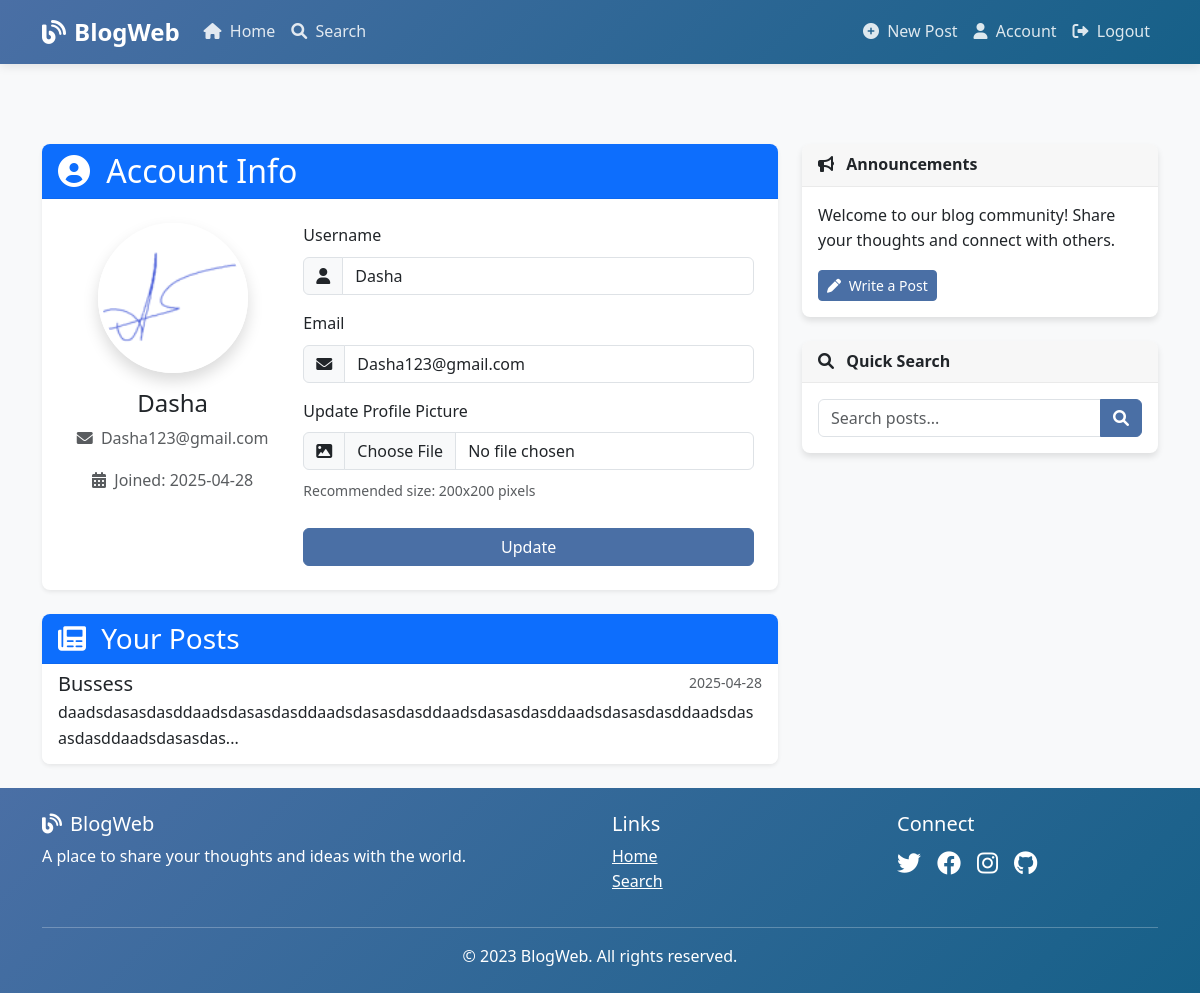
Page /account (signed in) on the committed database.
### app/models/user.py (models this page shows, shortened)
class User(db.Model, UserMixin):
    id = db.Column(db.Integer, primary_key=True)
    username = db.Column(db.String(20), unique=True, nullable=False)
    email = db.Column(db.String(120), unique=True, nullable=False)
    password_hash = db.Column(db.String(128), nullable=False)
    profile_image = db.Column(db.String(20), nullable=False, default='default.jpg')
    created_at = db.Column(db.DateTime, nullable=False, default=datetime.utcnow)
    posts = db.relationship('Post', backref='author', lazy=True)

### app/models/post.py (models this page shows, shortened)
class Post(db.Model):
    id = db.Column(db.Integer, primary_key=True)
    title = db.Column(db.String(100), nullable=False)
    content = db.Column(db.Text, nullable=False)
    image_file = db.Column(db.String(20))
    created_at = db.Column(db.DateTime, nullable=False, default=datetime.utcnow)
    user_id = db.Column(db.Integer, db.ForeignKey('user.id'), nullable=False)
    sentiment_pos = db.Column(db.Float, default=0.0)
    sentiment_neg = db.Column(db.Float, default=0.0)
    sentiment_neu = db.Column(db.Float, default=0.0)
    sentiment_compound = db.Column(db.Float, default=0.0)

### app/controllers/auth.py (the view)
@auth_bp.route('/account', methods=['GET', 'POST'])
@login_required
def account():
    form = UpdateAccountForm(current_user.username, current_user.email)
    if form.validate_on_submit():
        if form.picture.data:
            picture_file = save_picture(form.picture.data)
            current_user.profile_image = picture_file
        current_user.username = form.username.data
        current_user.email = form.email.data
        try:
            db.session.commit()
            flash('Your account has been updated!', 'success')
            return redirect(url_for('auth.account'))
        except Exception as e:
            db.session.rollback()
            flash(f'Error updating account: {str(e)}', 'danger')
    elif request.method == 'GET':
        form.username.data = current_user.username
        form.email.data = current_user.email
    image_file = url_for('static', filename='uploads/' + current_user.profile_image)
    return render_template('auth/account.html', title='Account',
                           image_file=image_file, form=form)

### app/forms/auth_forms.py (shortened to what this page needs)
class UpdateAccountForm(FlaskForm):
    username = StringField('Username',
                           validators=[DataRequired(), Length(min=2, max=20)])
    email = StringField('Email',
                        validators=[DataRequired(), Email()])
    picture = FileField('Update Profile Picture',
                        validators=[FileAllowed(['jpg', 'png', 'jpeg'])])
    submit = SubmitField('Update')
    def __init__(self, original_username, original_email, *args, **kwargs):
        super(UpdateAccountForm, self).__init__(*args, **kwargs)
        self.original_username = original_username
        self.original_email = original_email

### app/models/user.py (called while the page is built)
@login_manager.user_loader
def load_user(user_id):
    return User.query.get(int(user_id))

### app/templates/auth/account.html (shortened to what this page needs)
{% extends "base.html" %}
{% block content %}
    <div class="card shadow-sm">
        <div class="card-header bg-primary text-white">
            <h2 class="mb-0"><i class="fas fa-user-circle me-2"></i> Account Info</h2>
        </div>
        <div class="card-body p-4">
            <div class="row">
                <div class="col-md-4 text-center mb-4 mb-md-0">
                    <img class="rounded-circle account-img img-fluid shadow" src="{{ image_file }}" alt="Profile Image">
                    <h4 class="mt-3">{{ current_user.username }}</h4>
                    <p class="text-muted">
                        <i class="fas fa-envelope me-1"></i> {{ current_user.email }}
                    </p>
                    <p class="text-muted">
                        <i class="fas fa-calendar-alt me-1"></i> Joined: {{ current_user.created_at.strftime('%Y-%m-%d') }}
                    </p>
                </div>
                <div class="col-md-8">
                    <form method="POST" action="" enctype="multipart/form-data">
                        <div class="mb-3">
                            {{ form.username.label(class="form-label") }}
                            <div class="input-group">
                                <span class="input-group-text"><i class="fas fa-user"></i></span>
                                {% if form.username.errors %}
                                    {{ form.username(class="form-control is-invalid") }}
                                    <div class="invalid-feedback">
                                        {% for error in form.username.errors %}
                                            <span>{{ error }}</span>
                                        {% endfor %}
                                    </div>
                                {% else %}
                                    {{ form.username(class="form-control") }}
                                {% endif %}
                            </div>
                        </div>
                        <div class="mb-3">
                            {{ form.email.label(class="form-label") }}
                            <div class="input-group">
                                <span class="input-group-text"><i class="fas fa-envelope"></i></span>
                                {% if form.email.errors %}
                                    {{ form.email(class="form-control is-invalid") }}
                                    <div class="invalid-feedback">
                                        {% for error in form.email.errors %}
                                            <span>{{ error }}</span>
                                        {% endfor %}
                                    </div>
                                {% else %}
                                    {{ form.email(class="form-control") }}
                                {% endif %}
                            </div>
                        </div>
                        <div class="mb-3">
                            {{ form.picture.label(class="form-label") }}
                            <div class="input-group">
                                <span class="input-group-text"><i class="fas fa-image"></i></span>
                                {{ form.picture(class="form-control") }}
                            </div>
                            <div class="mt-2">
                                <small class="text-muted">Recommended size: 200x200 pixels</small>
                            </div>
                        </div>
                        <div class="d-grid mt-4">
                            {{ form.submit(class="btn btn-primary") }}
                        </div>
                    </form>
                </div>
            </div>
        </div>
    </div>
    <div class="card shadow-sm mt-4">
        <div class="card-header bg-primary text-white">
            <h3 class="mb-0"><i class="fas fa-newspaper me-2"></i> Your Posts</h3>
        </div>
        <div class="card-body p-0">
            <div class="list-group list-group-flush">
                {% for post in current_user.posts[:5] %}
                    <a href="{{ url_for('posts.post', post_id=post.id) }}" class="list-group-item list-group-item-action">
                        <div class="d-flex w-100 justify-content-between">
                            <h5 class="mb-1">{{ post.title }}</h5>
                            <small class="text-muted">{{ post.created_at.strftime('%Y-%m-%d') }}</small>
                        </div>
                        <p class="mb-1">{{ post.content|truncate(100) }}</p>
                    </a>
                {% endfor %}
            </div>
        </div>
    </div>
{% endblock content %}

### app/static/css/main.css (style rules this page uses)
:root { --primary-color: #4a6fa5; --secondary-color: #166088; --accent-color: #4fc3dc; --text-color: #333; --light-bg: #f8f9fa; --dark-bg: #343a40; --border-radius: 8px; --box-shadow: 0 4px 6px rgba(0, 0, 0, 0.1); }
body { background-color: var(--light-bg); color: var(--text-color); font-family: 'Segoe UI', Tahoma, Geneva, Verdana, sans-serif; margin-top: 5rem; line-height: 1.6; }
.card { border: none; border-radius: var(--border-radius); box-shadow: var(--box-shadow); transition: transform 0.3s, box-shadow 0.3s; margin-bottom: 1.5rem; overflow: hidden; }
.card-header { background-color: rgba(0, 0, 0, 0.03); border-bottom: 1px solid rgba(0, 0, 0, 0.05); font-weight: 600; }
.btn-primary { background-color: var(--primary-color); border-color: var(--primary-color); }
.account-img { height: 150px; width: 150px; object-fit: cover; border-radius: 50%; border: 4px solid white; box-shadow: var(--box-shadow); }
html, body { height: 100%; }
body { display: flex; flex-direction: column; min-height: 100vh; }
.card { transition: transform 0.3s ease, box-shadow 0.3s ease; opacity: 0; transform: translateY(20px); }
.card.show { opacity: 1; transform: translateY(0); }
.btn { transition: all 0.3s ease; }
.account-img { transition: transform 0.3s ease, box-shadow 0.3s ease; }

### rows in the picture
User: username "Dasha", email "Dasha123@gmail.com", created_at "2025-04-28"
Post: title "Bussess", created_at "2025-04-28", content "daadsdasasdasddaadsdasasdasddaadsdasasdasddaadsdasasdasddaadsdasasdasddaadsdasasdasddaadsdasasdas..."
